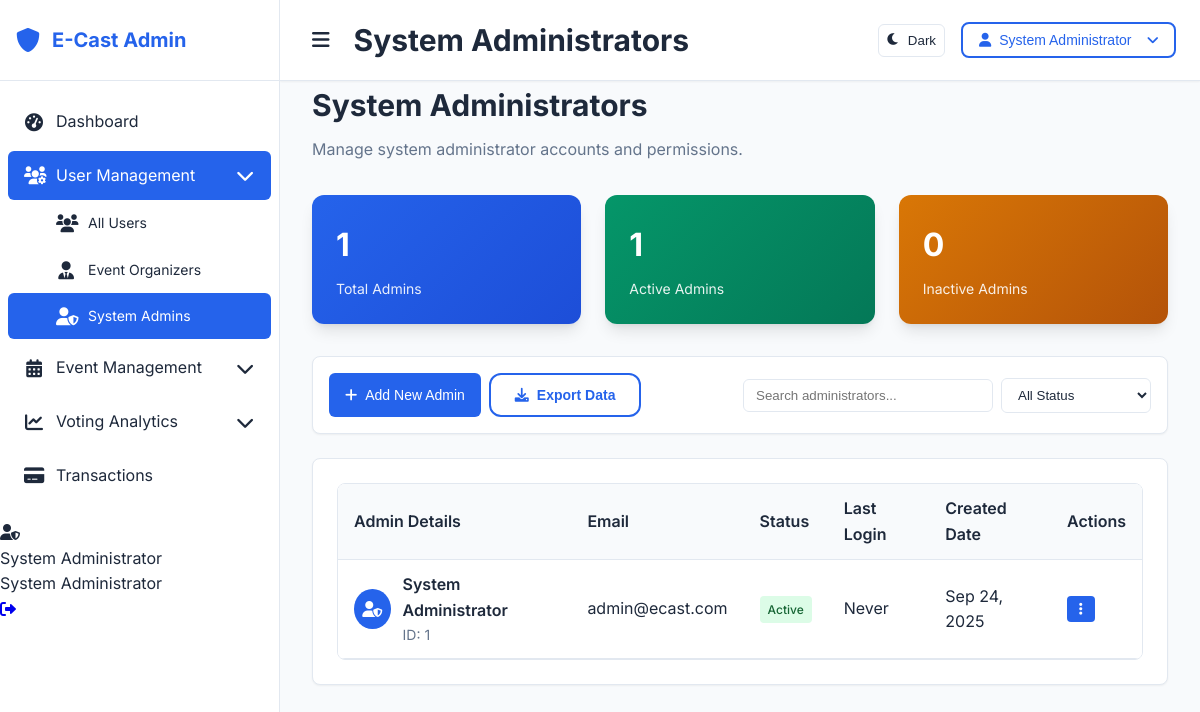
Page /admin/admins.php (signed in) on the committed database.
### tables this page shows
CREATE TABLE users (
    id INT PRIMARY KEY AUTO_INCREMENT,
    username VARCHAR(50) UNIQUE NOT NULL,
    email VARCHAR(100) UNIQUE NOT NULL,
    password VARCHAR(255) NOT NULL,
    role ENUM('admin', 'organizer') NOT NULL,
    full_name VARCHAR(100) NOT NULL,
    phone VARCHAR(20),
    status ENUM('active', 'inactive') DEFAULT 'active',
    created_at TIMESTAMP DEFAULT CURRENT_TIMESTAMP,
    updated_at TIMESTAMP DEFAULT CURRENT_TIMESTAMP ON UPDATE CURRENT_TIMESTAMP
);

### config/database.php (called while the page is built, shortened)
<?php
class Database {
    private $host;
    private $db_name;
    private $username;
    private $password;
    private $port;
    public $conn;
    public function __construct() {
        $isLocal = (strpos($_SERVER['HTTP_HOST'] ?? '', 'localhost') !== false ||
                   strpos($_SERVER['HTTP_HOST'] ?? '', '127.0.0.1') !== false ||
                   strpos($_SERVER['SERVER_NAME'] ?? '', 'localhost') !== false);
        if ($isLocal) {
            $this->host = 'localhost';
            $this->db_name = 'baroncast';
            $this->username = 'root';
            $this->password = '';
            $this->port = '3306';
        } else {
            $this->host = 'localhost';
            $this->db_name = 'baroncas_voting';
            $this->username = 'baroncas_voting';
            $this->password = 'y9PGBYbZLvXq';
            $this->port = '3306';
        }
    }
    public function getConnection() {
        try {
            $dsn = "mysql:host={$this->host};port={$this->port};dbname={$this->db_name};charset=utf8mb4";
            $options = [
                PDO::ATTR_ERRMODE => PDO::ERRMODE_EXCEPTION,
                PDO::ATTR_DEFAULT_FETCH_MODE => PDO::FETCH_ASSOC,
                PDO::ATTR_EMULATE_PREPARES => false,
                PDO::MYSQL_ATTR_INIT_COMMAND => "SET NAMES utf8mb4 COLLATE utf8mb4_unicode_ci"
            ];
            $this->conn = new PDO($dsn, $this->username, $this->password, $options);
        } catch(PDOException $exception) {
            error_log("Database connection error: " . $exception->getMessage());
            throw new Exception("Database connection failed. Please check your database credentials and ensure the database server is running.");
        }
        return $this->conn;
    }
}
?>

### includes/auth.php (called while the page is built, shortened)
<?php
require_once __DIR__ . '/../config/database.php';
class Auth {
    public function __construct() {
        $database = new Database();
    }
    public function isLoggedIn() {
        return isset($_SESSION['logged_in']) && $_SESSION['logged_in'] === true;
    }
    public function getCurrentUser() {
        if ($this->isLoggedIn()) {
            return [
                'id' => $_SESSION['user_id'],
                'username' => $_SESSION['username'],
                'email' => $_SESSION['email'],
                'role' => $_SESSION['role'],
                'full_name' => $_SESSION['full_name'] ?? ''
            ];
        }
        return null;
    }
}
?>

### admin/admins.php (the view, shortened to what this page needs)
<?php
require_once __DIR__ . '/../includes/auth.php';
require_once __DIR__ . '/../config/database.php';
$auth = new Auth();
$auth->requireAuth(['admin']);
$user = $auth->getCurrentUser();
$database = new Database();
$pdo = $database->getConnection();
$stmt = $pdo->prepare("SELECT * FROM users WHERE role = 'admin' ORDER BY created_at DESC");
$stmt->execute();
$admins = $stmt->fetchAll(PDO::FETCH_ASSOC);
$stmt = $pdo->prepare("SELECT COUNT(*) as total FROM users WHERE role = 'admin'");
$stmt->execute();
$totalAdmins = $stmt->fetch(PDO::FETCH_ASSOC)['total'];
$stmt = $pdo->prepare("SELECT COUNT(*) as total FROM users WHERE role = 'admin' AND status = 'active'");
$stmt->execute();
$activeAdmins = $stmt->fetch(PDO::FETCH_ASSOC)['total'];
?>
<!DOCTYPE html>
<html lang="en" data-theme="light">
<head>
    <link href="https://cdnjs.cloudflare.com/ajax/libs/font-awesome/6.0.0/css/all.min.css" rel="stylesheet">
    <link href="../assets/css/style.css" rel="stylesheet">
</head>
<body>
    <div class="dashboard-container">
        <aside class="sidebar">
            <div class="sidebar-header">
                <a href="index.php" class="sidebar-logo">
                    <i class="fas fa-shield-alt"></i>
                    <span>E-Cast Admin</span>
                </a>
            </div>
            <nav class="sidebar-nav">
                <div class="nav-item">
                    <a href="index.php" class="nav-link">
                        <i class="fas fa-tachometer-alt"></i>
                        <span>Dashboard</span>
                    </a>
                </div>
                <div class="nav-item">
                    <a href="#" class="nav-link active" data-submenu="users-menu">
                        <i class="fas fa-users-cog"></i>
                        <span>User Management</span>
                        <i class="fas fa-chevron-down submenu-icon" style="margin-left: auto;"></i>
                    </a>
                    <div id="users-menu" class="nav-submenu show">
                        <a href="users.php" class="nav-link">
                            <i class="fas fa-users"></i>
                            <span>All Users</span>
                        </a>
                        <a href="organizers.php" class="nav-link">
                            <i class="fas fa-user-tie"></i>
                            <span>Event Organizers</span>
                        </a>
                        <a href="admins.php" class="nav-link active">
                            <i class="fas fa-user-shield"></i>
                            <span>System Admins</span>
                        </a>
                    </div>
                </div>
                <div class="nav-item">
                    <a href="#" class="nav-link" data-submenu="events-menu">
                        <i class="fas fa-calendar-alt"></i>
                        <span>Event Management</span>
                        <i class="fas fa-chevron-down submenu-icon" style="margin-left: auto;"></i>
                    </a>
                </div>
                <div class="nav-item">
                    <a href="#" class="nav-link" data-submenu="analytics-menu">
                        <i class="fas fa-chart-line"></i>
                        <span>Voting Analytics</span>
                        <i class="fas fa-chevron-down submenu-icon" style="margin-left: auto;"></i>
                    </a>
                </div>
                <div class="nav-item">
                    <a href="transactions.php" class="nav-link">
                        <i class="fas fa-credit-card"></i>
                        <span>Transactions</span>
                    </a>
                </div>
            </nav>
            <div class="sidebar-footer">
                <div class="user-info">
                    <div class="user-avatar">
                        <i class="fas fa-user-shield"></i>
                    </div>
                    <div class="user-details">
                        <div class="user-name"><?= htmlspecialchars($user['full_name']) ?></div>
                        <div class="user-role">System Administrator</div>
                    </div>
                </div>
                <a href="../logout.php" class="logout-btn">
                    <i class="fas fa-sign-out-alt"></i>
                </a>
            </div>
        </aside>
        <main class="main-content">
            <header class="header">
                <div class="header-left">
                    <button id="sidebar-toggle" class="sidebar-toggle">
                        <i class="fas fa-bars"></i>
                    </button>
                    <h1 class="page-title mb-0">System Administrators</h1>
                </div>
                <div class="header-right">
                    <button id="theme-toggle" class="theme-toggle">
                        <i id="theme-icon" class="fas fa-moon"></i>
                        <span id="theme-text">Dark</span>
                    </button>
                    <div class="dropdown">
                        <button class="btn btn-outline dropdown-toggle" onclick="toggleDropdown('user-menu')">
                            <i class="fas fa-user"></i>
                            <span><?= htmlspecialchars($user['full_name']) ?></span>
                        </button>
                    </div>
                </div>
            </header>
            <div class="content" style="padding: 0 2rem;">
                <div class="page-header">
                    <h2 class="page-title">System Administrators</h2>
                    <p class="page-subtitle">Manage system administrator accounts and permissions.</p>
                </div>
                <div class="stats-grid" style="margin-bottom: 2rem;">
                    <div class="stat-card">
                        <div class="stat-value"><?= $totalAdmins ?></div>
                        <div class="stat-label">Total Admins</div>
                    </div>
                    <div class="stat-card success">
                        <div class="stat-value"><?= $activeAdmins ?></div>
                        <div class="stat-label">Active Admins</div>
                    </div>
                    <div class="stat-card warning">
                        <div class="stat-value"><?= $totalAdmins - $activeAdmins ?></div>
                        <div class="stat-label">Inactive Admins</div>
                    </div>
                </div>
                <div class="card" style="margin-bottom: 1.5rem;">
                    <div class="card-body" style="padding: 1rem;">
                        <div style="display: flex; justify-content: space-between; align-items: center; flex-wrap: wrap; gap: 1rem;">
                            <div style="display: flex; gap: 0.5rem; flex-wrap: wrap;">
                                <button class="btn btn-primary" onclick="openAddAdminModal()">
                                    <i class="fas fa-plus"></i> Add New Admin
                                </button>
                                <button class="btn btn-outline" onclick="exportAdmins()">
                                    <i class="fas fa-download"></i> Export Data
                                </button>
                            </div>
                            <div style="display: flex; gap: 0.5rem; align-items: center;">
                                <input type="text" id="searchInput" placeholder="Search administrators..." class="form-control" style="width: 250px;">
                                <select id="statusFilter" class="form-control" style="width: 150px;">
                                    <option value="">All Status</option>
                                </select>
                            </div>
                        </div>
                    </div>
                </div>
                <div class="card">
                    <div class="card-body">
                        <div class="table-responsive">
                            <table class="table">
                                <thead>
                                    <tr>
                                        <th>Admin Details</th>
                                        <th>Email</th>
                                        <th>Status</th>
                                        <th>Last Login</th>
                                        <th>Created Date</th>
                                        <th>Actions</th>
                                    </tr>
                                </thead>
                                <tbody>
                                    <?php foreach ($admins as $admin): ?>
                                    <tr>
                                        <td>
                                            <div style="display: flex; align-items: center; gap: 0.75rem;">
                                                <div class="user-avatar" style="width: 40px; height: 40px; border-radius: 50%; background: var(--primary-color); display: flex; align-items: center; justify-content: center; color: white;">
                                                    <i class="fas fa-user-shield"></i>
                                                </div>
                                                <div>
                                                    <div style="font-weight: 600; color: var(--text-primary);">
                                                        <?= htmlspecialchars($admin['full_name']) ?>
                                                    </div>
                                                    <div style="font-size: 0.875rem; color: var(--text-secondary);">
                                                        ID: <?= $admin['id'] ?>
                                                    </div>
                                                </div>
                                            </div>
                                        </td>
                                        <td><?= htmlspecialchars($admin['email']) ?></td>
                                        <td>
                                            <span class="badge badge-<?= $admin['status'] === 'active' ? 'success' : 'secondary' ?>">
                                                <?= ucfirst($admin['status']) ?>
                                            </span>
                                        </td>
                                        <td>
                                            <?= isset($admin['last_login']) && $admin['last_login'] ? date('M j, Y g:i A', strtotime($admin['last_login'])) : 'Never' ?>
                                        </td>
                                        <td><?= date('M j, Y', strtotime($admin['created_at'])) ?></td>
                                        <td>
                                            <div class="dropdown" style="position: relative;">
                                                <button class="btn btn-primary btn-sm" onclick="toggleDropdown(<?= $admin['id'] ?>)"
                                                        style="background: var(--primary-color); color: white; border: none; padding: 0.375rem 0.75rem; border-radius: 0.25rem;">
                                                    <i class="fas fa-ellipsis-v" style="font-size: 0.875rem;"></i>
                                                </button>
                                            </div>
                                        </td>
                                    </tr>
                                    <?php endforeach; ?>
                                </tbody>
                            </table>
                        </div>
                    </div>
                </div>
            </div>
        </main>
    </div>
</body>
</html>

### rows in the picture
users: full_name "System Administrator", id "1", email "admin@ecast.com", status "Active", created_at "Sep 24, 2025"

### other values in the picture
$totalAdmins "1"
$activeAdmins "1"
$totalAdmins - $activeAdmins "0"
